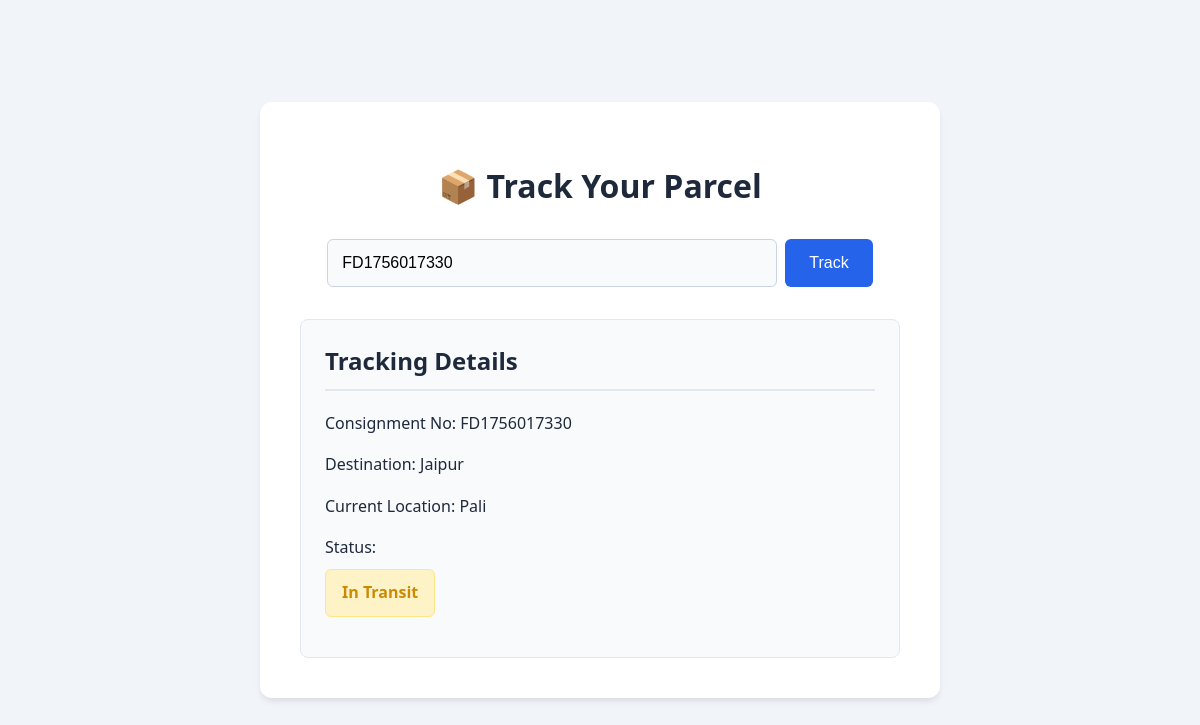
The app's page /track.php?consignment_no=FD1756017330 with its own data.
### tables this page shows
CREATE TABLE `parcels` (
  `id` int(11) NOT NULL,
  `consignment_no` varchar(20) NOT NULL,
  `customer_name` varchar(100) NOT NULL,
  `customer_email` varchar(100) NOT NULL,
  `customer_phone` varchar(20) DEFAULT NULL,
  `sender_address` text NOT NULL,
  `destination_address` text NOT NULL,
  `status` varchar(50) DEFAULT 'Created',
  `current_location` varchar(255) DEFAULT NULL,
  `created_at` timestamp NOT NULL DEFAULT current_timestamp()
);

### track.php (the view, shortened to what this page needs)
<?php
require 'db.php';
$parcel_details = null;
$error_message = '';
if (isset($_GET['consignment_no']) && !empty($_GET['consignment_no'])) {
    $consignment_no = trim($_GET['consignment_no']);
    $stmt = $conn->prepare("SELECT * FROM parcels WHERE consignment_no = ?");
    $stmt->bind_param("s", $consignment_no);
    $stmt->execute();
    $result = $stmt->get_result();
    if ($result->num_rows === 1) {
        $parcel_details = $result->fetch_assoc();
    } else {
        $error_message = "No parcel found with that consignment number.";
    }
}
?>
<!DOCTYPE html>
<html lang="en">
<head>
</head>
<body>
    <div class="track-container">
        <h1>📦 Track Your Parcel</h1>
        <form action="track.php" method="get" class="track-form">
            <input type="text" name="consignment_no" placeholder="Enter Consignment Number" value="<?php echo isset($_GET['consignment_no']) ? htmlspecialchars($_GET['consignment_no']) : ''; ?>" required>
            <button type="submit">Track</button>
        </form>
        <?php if ($parcel_details): ?>
            <div class="results-container">
                <h2>Tracking Details</h2>
                <p><strong>Consignment No:</strong> <?php echo htmlspecialchars($parcel_details['consignment_no']); ?></p>
                <p><strong>Destination:</strong> <?php echo htmlspecialchars($parcel_details['destination_address']); ?></p>
                <p><strong>Current Location:</strong> <?php echo htmlspecialchars($parcel_details['current_location'] ?? 'At Origin Facility'); ?></p>
                <p>
                    <strong>Status:</strong><br>
                    <?php
                        $status_class = 'status-' . strtolower(str_replace(' ', '-', $parcel_details['status']));
                        echo '<span class="status ' . $status_class . '">' . htmlspecialchars($parcel_details['status']) . '</span>';
                    ?>
                </p>
            </div>
        <?php elseif (!empty($error_message)): ?>
            <p class="error"><?php echo $error_message; ?></p>
        <?php endif; ?>
    </div>
</body>
</html>

### track.php (style rules this page uses)
:root { --primary-color: #2563eb; --secondary-color: #1e40af; --background-color: #f1f5f9; --text-color: #1e293b; --error-color: #dc2626; --success-color: #16a34a; --warning-color: #ca8a04; --info-color: #2563eb; }
body { font-family: 'Segoe UI', system-ui, sans-serif; background-color: var(--background-color); display: flex; justify-content: center; align-items: center; min-height: 100vh; margin: 0; padding: 20px; box-sizing: border-box; color: var(--text-color); }
.track-container { background: #fff; padding: 2.5rem; border-radius: 12px; box-shadow: 0 4px 6px -1px rgb(0 0 0 / 0.1); width: 100%; max-width: 600px; text-align: center; }
h1 { color: var(--text-color); margin-bottom: 2rem; font-weight: 600; font-size: 2rem; }
.track-form { display: flex; justify-content: center; margin-bottom: 2rem; gap: 0.5rem; }
.track-form input[type="text"] { width: 70%; padding: 0.875rem; border: 1px solid #cbd5e1; border-radius: 6px; font-size: 1rem; transition: all 0.2s ease; background-color: #f8fafc; }
.track-form button { padding: 0.875rem 1.5rem; background-color: var(--primary-color); color: white; border: none; border-radius: 6px; cursor: pointer; font-weight: 500; transition: all 0.2s ease; font-size: 1rem; }
.results-container { text-align: left; background-color: #f8fafc; padding: 1.5rem; border-radius: 8px; border: 1px solid #e2e8f0; margin-top: 1rem; }
.results-container h2 { color: var(--text-color); border-bottom: 2px solid #e2e8f0; padding-bottom: 0.75rem; margin-top: 0; font-weight: 600; }
.results-container p { font-size: 1rem; line-height: 1.6; margin: 1rem 0; }
.results-container strong { color: var(--text-color); font-weight: 500; }
.status { display: inline-block; font-size: 1rem; font-weight: 600; padding: 0.625rem 1rem; border-radius: 6px; margin-top: 0.5rem; transition: all 0.2s ease; }
.status-in-transit { background-color: #fef3c7; color: var(--warning-color); border: 1px solid #fde68a; }

### records on screen
parcels: consignment_no "FD1756017330", destination_address "Jaipur", current_location "Pali", status "In Transit"
